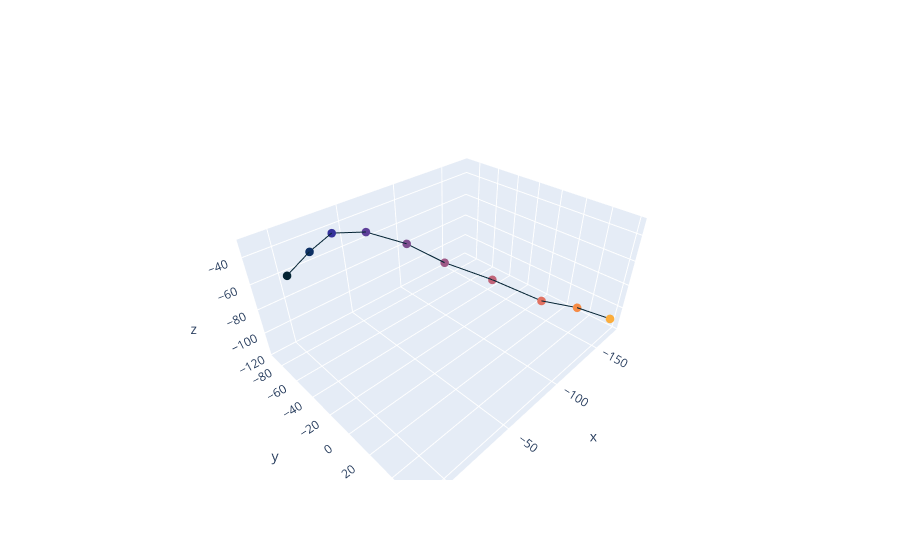

The code cell stored with this chart in its notebook:
### Code cell
aligned_all_gpa=tr.run_gpa_all_clusters(traces, cluster_df, min_cluster=4)
fig = tr.plot_multi_points(aligned_all_gpa)

### Figure 1 — Plotly figure (JSON) as saved in the notebook; plotly's stock layout.template omitted (floating-point values rounded to 4 significant figures)
{"data": [{"line": {"color": "rgb(3, 35, 51)", "width": 2}, "marker": {"color": ["rgb(3, 35, 51)", "rgb(13, 48, 100)", "rgb(53, 50, 155)", "rgb(93, 62, 153)", "rgb(126, 77, 143)", "rgb(158, 89, 135)", "rgb(193, 100, 121)", "rgb(225, 113, 97)", "rgb(246, 139, 69)", "rgb(251, 173, 60)"], "size": 5}, "mode": "markers+lines", "name": "Trace 0", "opacity": 1, "type": "scatter3d", "x": [13.37, -6.058, -31.09, -68.12, -103.7, -130.1, -154.5, -165.5, -170.6, -173.6], "y": [-48.46, -56.4, -72.73, -90.13, -88.15, -71.99, -39.18, 4.142, 33.21, 59.14], "z": [-34.19, -30.4, -33.92, -53.67, -76.89, -99.13, -112.4, -117.7, -111.7, -109.7]}], "layout": {}}
